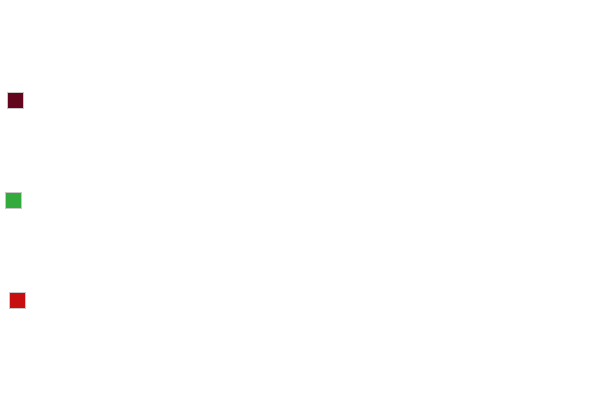
Frame 1 (no input)
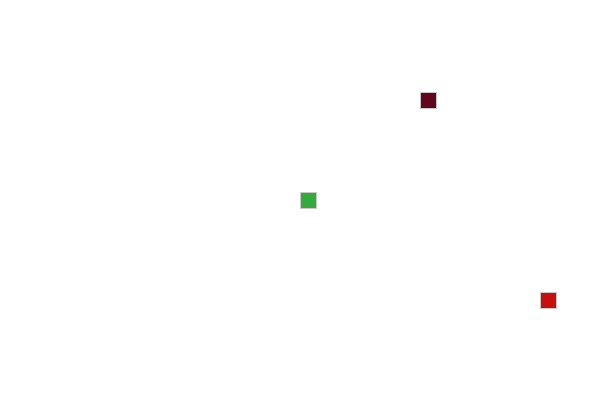
Frame 60 (the mouse pressed at the canvas centre just before this capture)
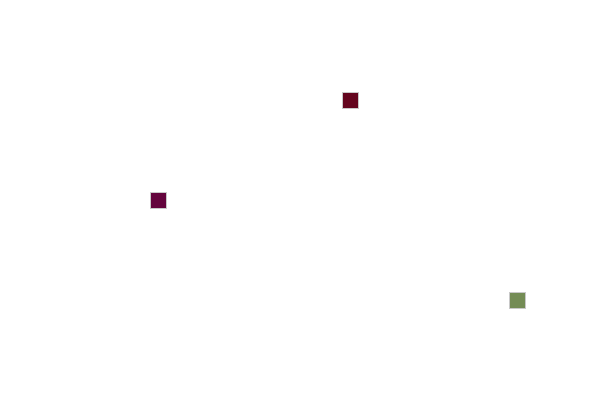
Frame 120 (the mouse held since frame 60 and released just before this capture)

The Processing sketch that drew these frames (run headless with seeded random() and noise(); from frame 60 on, the mouse is pressed at the canvas centre):

// Processing sketch: processing_115835
// ── processing_115835.pde

Car car1;
Car car2;
Car car3;

int x = 8;

void setup(){
  size(600,400);
  car1 = new Car(100,5,30);
  car2 = new Car(50,170,60);
  car3 = new Car(200,15,15);
}

void draw(){
  background(255);
  car1.move();
  car2.move();
  car3.move();
  
  if(car1.xpos + 8 > width){
    car1.bounce(-1);
    car2.turn(-1);
    car3.turn(-1);
  } else if (car2.xpos + 8 > width){
    car1.turn(-1);
    car2.bounce(-1);
    car3.turn(-1);
  } else if (car3.xpos + 8 > width){
    car1.turn(-1);
    car2.turn(-1);
    car3.bounce(-1);
  }
  if(car1.xpos - 8 < 0){
    car1.bounce(1);
    car2.turn(1);
    car3.turn(1);
  } else if (car2.xpos - 8 < 0){
    car1.turn(1);
    car2.bounce(1);
    car3.turn(1);
  } else if (car3.xpos - 8 < 0){
    car1.turn(1);
    car2.turn(1);
    car3.bounce(1);
  }
  
  car1.drawCar(100,16);
  car2.drawCar(200,16);
  car3.drawCar(300,16);
}

class Car {
  color colorC;
  int xpos;
  int xspeed;
  
  Car(int a, int b, int c){
    xpos = 8;
    colorC = color(a,b,c);
    xspeed = int(random(4,10));
  }
  
  void move(){
    xpos = xpos + xspeed;
  }

  void bounce(int direction){
    xspeed = int(random(4,10));
    xspeed = xspeed * direction;
    colorC = color(random(0,255),random(0,255),random(0,255));
  }
  
  void turn(int direction){
    xspeed = int(random(4,10));
    xspeed = xspeed * direction;
  }

  void drawCar(int y, int thesize){
    rectMode(CENTER);
    stroke(200);
    fill(colorC);
    rect(xpos,y,thesize,thesize); 
  } 
}
